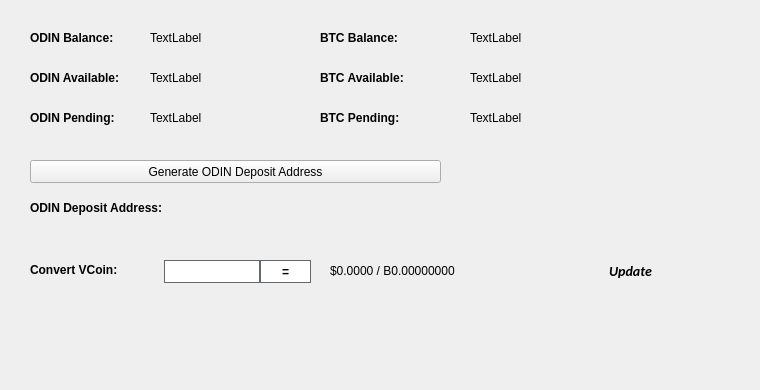
   <widget class="QWidget" name="BalanceTab">
    <attribute name="title">
     <string>Balance</string>
    </attribute>
    <widget class="QLabel" name="BitcoinBalanceLabel">
     <property name="geometry">
      <rect>
       <x>470</x>
       <y>30</y>
       <width>150</width>
       <height>16</height>
      </rect>
     </property>
     <property name="text">
      <string>TextLabel</string>
     </property>
    </widget>
    <widget class="QLabel" name="ODINBalanceLabel">
     <property name="geometry">
      <rect>
       <x>150</x>
       <y>30</y>
       <width>150</width>
       <height>16</height>
      </rect>
     </property>
     <property name="text">
      <string>TextLabel</string>
     </property>
    </widget>
    <widget class="QLabel" name="label_11">
     <property name="geometry">
      <rect>
       <x>30</x>
       <y>30</y>
       <width>101</width>
       <height>16</height>
      </rect>
     </property>
     <property name="font">
      <font>
       <weight>75</weight>
       <bold>true</bold>
      </font>
     </property>
     <property name="text">
      <string>ODIN Balance:</string>
     </property>
    </widget>
    <widget class="QLabel" name="label_12">
     <property name="geometry">
      <rect>
       <x>320</x>
       <y>30</y>
       <width>101</width>
       <height>16</height>
      </rect>
     </property>
     <property name="font">
      <font>
       <weight>75</weight>
       <bold>true</bold>
      </font>
     </property>
     <property name="text">
      <string>BTC Balance:</string>
     </property>
    </widget>
    <widget class="QLabel" name="ODINAvailableLabel_2">
     <property name="geometry">
      <rect>
       <x>150</x>
       <y>70</y>
       <width>150</width>
       <height>16</height>
      </rect>
     </property>
     <property name="text">
      <string>TextLabel</string>
     </property>
    </widget>
    <widget class="QLabel" name="label_13">
     <property name="geometry">
      <rect>
       <x>30</x>
       <y>70</y>
       <width>111</width>
       <height>16</height>
      </rect>
     </property>
     <property name="font">
      <font>
       <weight>75</weight>
       <bold>true</bold>
      </font>
     </property>
     <property name="text">
      <string>ODIN Available:</string>
     </property>
    </widget>
    <widget class="QLabel" name="label_14">
     <property name="geometry">
      <rect>
       <x>30</x>
       <y>110</y>
       <width>101</width>
       <height>16</height>
      </rect>
     </property>
     <property name="font">
      <font>
       <weight>75</weight>
       <bold>true</bold>
      </font>
     </property>
     <property name="text">
      <string>ODIN Pending:</string>
     </property>
    </widget>
    <widget class="QLabel" name="ODINPendingLabel">
     <property name="geometry">
      <rect>
       <x>150</x>
       <y>110</y>
       <width>150</width>
       <height>16</height>
      </rect>
     </property>
     <property name="text">
      <string>TextLabel</string>
     </property>
    </widget>
    <widget class="QLabel" name="label_15">
     <property name="geometry">
      <rect>
       <x>320</x>
       <y>70</y>
       <width>111</width>
       <height>16</height>
      </rect>
     </property>
     <property name="font">
      <font>
       <weight>75</weight>
       <bold>true</bold>
      </font>
     </property>
     <property name="text">
      <string>BTC Available:</string>
     </property>
    </widget>
    <widget class="QLabel" name="BitcoinAvailableLabel">
     <property name="geometry">
      <rect>
       <x>470</x>
       <y>70</y>
       <width>150</width>
       <height>16</height>
      </rect>
     </property>
     <property name="text">
      <string>TextLabel</string>
     </property>
    </widget>
    <widget class="QLabel" name="label_31">
     <property name="geometry">
      <rect>
       <x>320</x>
       <y>110</y>
       <width>111</width>
       <height>16</height>
      </rect>
     </property>
     <property name="font">
      <font>
       <weight>75</weight>
       <bold>true</bold>
      </font>
     </property>
     <property name="text">
      <string>BTC Pending:</string>
     </property>
    </widget>
    <widget class="QLabel" name="BitcoinPendingLabel">
     <property name="geometry">
      <rect>
       <x>470</x>
       <y>110</y>
       <width>150</width>
       <height>16</height>
      </rect>
     </property>
     <property name="text">
      <string>TextLabel</string>
     </property>
    </widget>
    <widget class="QLabel" name="label_33">
     <property name="geometry">
      <rect>
       <x>30</x>
       <y>200</y>
       <width>221</width>
       <height>16</height>
      </rect>
     </property>
     <property name="font">
      <font>
       <weight>75</weight>
       <bold>true</bold>
      </font>
     </property>
     <property name="text">
      <string>ODIN Deposit Address:</string>
     </property>
    </widget>
    <widget class="QPushButton" name="GenDepositBTN">
     <property name="geometry">
      <rect>
       <x>30</x>
       <y>160</y>
       <width>411</width>
       <height>23</height>
      </rect>
     </property>
     <property name="text">
      <string>Generate ODIN Deposit Address</string>
     </property>
     <property name="icon">
      <iconset resource="../odin.qrc">
       <normaloff>:/icons/bitcoin</normaloff>:/icons/bitcoin</iconset>
     </property>
    </widget>
    <widget class="QLabel" name="DepositAddressLabel">
     <property name="geometry">
      <rect>
       <x>200</x>
       <y>200</y>
       <width>261</width>
       <height>16</height>
      </rect>
     </property>
     <property name="palette">
      <palette>
       <active>
        <colorrole role="WindowText">
         <brush brushstyle="SolidPattern">
          <color alpha="255">
           <red>0</red>
           <green>0</green>
           <blue>0</blue>
          </color>
         </brush>
        </colorrole>
        <colorrole role="Text">
         <brush brushstyle="SolidPattern">
          <color alpha="255">
           <red>0</red>
           <green>0</green>
           <blue>255</blue>
          </color>
         </brush>
        </colorrole>
       </active>
       <inactive>
        <colorrole role="WindowText">
         <brush brushstyle="SolidPattern">
          <color alpha="255">
           <red>0</red>
           <green>0</green>
           <blue>0</blue>
          </color>
         </brush>
        </colorrole>
        <colorrole role="Text">
         <brush brushstyle="SolidPattern">
          <color alpha="255">
           <red>0</red>
           <green>0</green>
           <blue>255</blue>
          </color>
         </brush>
        </colorrole>
       </inactive>
       <disabled>
        <colorrole role="WindowText">
         <brush brushstyle="SolidPattern">
          <color alpha="255">
           <red>120</red>
           <green>120</green>
           <blue>120</blue>
          </color>
         </brush>
        </colorrole>
        <colorrole role="Text">
         <brush brushstyle="SolidPattern">
          <color alpha="255">
           <red>120</red>
           <green>120</green>
           <blue>120</blue>
          </color>
         </brush>
        </colorrole>
       </disabled>
      </palette>
     </property>
     <property name="font">
      <font>
       <weight>75</weight>
       <bold>true</bold>
      </font>
     </property>
     <property name="text">
      <string/>
     </property>
     <property name="alignment">
      <set>Qt::AlignRight|Qt::AlignTrailing|Qt::AlignVCenter</set>
     </property>
     <property name="textInteractionFlags">
      <set>Qt::LinksAccessibleByMouse|Qt::TextSelectableByKeyboard|Qt::TextSelectableByMouse</set>
     </property>
    </widget>
    <widget class="QLabel" name="label_8">
     <property name="geometry">
      <rect>
       <x>460</x>
       <y>300</y>
       <width>281</width>
       <height>81</height>
      </rect>
     </property>
     <property name="text">
      <string/>
     </property>
     <property name="pixmap">
      <pixmap>:/images/bittrex</pixmap>
     </property>
    </widget>
    <widget class="QWidget" name="widgetConversion" native="true">
     <property name="geometry">
      <rect>
       <x>0</x>
       <y>250</y>
       <width>751</width>
       <height>43</height>
      </rect>
     </property>
     <property name="minimumSize">
      <size>
       <width>0</width>
       <height>43</height>
      </size>
     </property>
     <property name="styleSheet">
      <string notr="true"/>
     </property>
     <widget class="QPushButton" name="btnUpdateMarketData">
      <property name="geometry">
       <rect>
        <x>575</x>
        <y>0</y>
        <width>111</width>
        <height>41</height>
       </rect>
      </property>
      <property name="sizePolicy">
       <sizepolicy hsizetype="Expanding" vsizetype="Expanding">
        <horstretch>0</horstretch>
        <verstretch>0</verstretch>
       </sizepolicy>
      </property>
      <property name="font">
       <font>
        <family>calibri</family>
        <pointsize>-1</pointsize>
        <weight>75</weight>
        <italic>true</italic>
        <bold>true</bold>
       </font>
      </property>
      <property name="styleSheet">
       <string notr="true">margin:0px;text-align:center;padding:2px;border-radius:3px;font-style:italic;width:100px;font-size:14px;font-family:calibri;font-weight:600;</string>
      </property>
      <property name="text">
       <string>Update</string>
      </property>
      <property name="iconSize">
       <size>
        <width>150</width>
        <height>35</height>
       </size>
      </property>
      <property name="autoDefault">
       <bool>true</bool>
      </property>
      <property name="default">
       <bool>true</bool>
      </property>
     </widget>
     <widget class="QLabel" name="lblConvertVCoin">
      <property name="geometry">
       <rect>
        <x>30</x>
        <y>10</y>
        <width>131</width>
        <height>20</height>
       </rect>
      </property>
      <property name="styleSheet">
       <string notr="true"/>
      </property>
      <property name="text">
       <string>&lt;html&gt;&lt;head/&gt;&lt;body&gt;&lt;p&gt;&lt;span style=&quot; font-weight:600;&quot;&gt;Convert VCoin:&lt;/span&gt;&lt;/p&gt;&lt;/body&gt;&lt;/html&gt;</string>
      </property>
     </widget>
     <widget class="QLineEdit" name="txtConvertVCoinQty">
      <property name="geometry">
       <rect>
        <x>160</x>
        <y>10</y>
        <width>100</width>
        <height>23</height>
       </rect>
      </property>
      <property name="minimumSize">
       <size>
        <width>100</width>
        <height>23</height>
       </size>
      </property>
      <property name="maximumSize">
       <size>
        <width>100</width>
        <height>16777215</height>
       </size>
      </property>
      <property name="styleSheet">
       <string notr="true">border: 1px solid #61696c;margin-left:4px;</string>
      </property>
     </widget>
     <widget class="QPushButton" name="btnConvertODIN">
      <property name="geometry">
       <rect>
        <x>260</x>
        <y>10</y>
        <width>51</width>
        <height>23</height>
       </rect>
      </property>
      <property name="minimumSize">
       <size>
        <width>0</width>
        <height>23</height>
       </size>
      </property>
      <property name="styleSheet">
       <string notr="true">border:1px solid #61696c;background:white;font-weight:600;</string>
      </property>
      <property name="text">
       <string>=</string>
      </property>
     </widget>
     <widget class="QLabel" name="lblConvertVCoinResults">
      <property name="geometry">
       <rect>
        <x>330</x>
        <y>0</y>
        <width>201</width>
        <height>41</height>
       </rect>
      </property>
      <property name="styleSheet">
       <string notr="true"/>
      </property>
      <property name="text">
       <string>$0.0000 / B0.00000000</string>
      </property>
     </widget>
     <widget class="QLabel" name="iconOverviewUpdateWait">
      <property name="geometry">
       <rect>
        <x>670</x>
        <y>10</y>
        <width>24</width>
        <height>24</height>
       </rect>
      </property>
      <property name="text">
       <string/>
      </property>
      <property name="pixmap">
       <pixmap resource="../odin.qrc">:/icons/transaction_1</pixmap>
      </property>
      <property name="scaledContents">
       <bool>true</bool>
      </property>
      <property name="alignment">
       <set>Qt::AlignCenter</set>
      </property>
     </widget>
    </widget>
   </widget>
